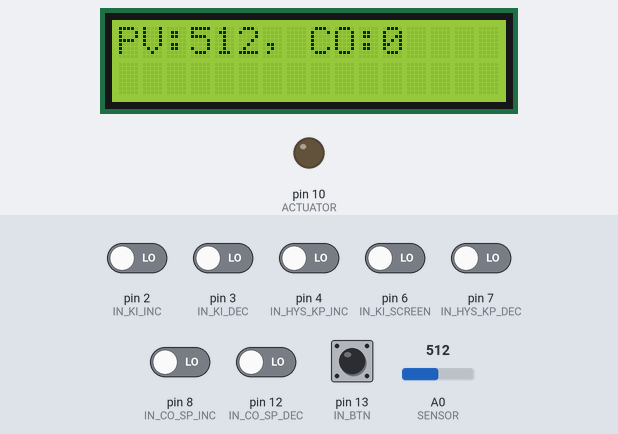
A sketch run on a simulated Arduino Uno, built with avr-gcc and run on an emulated ATmega328P. On the bench: 16×2 character LCD, output pins drawn as LEDs (lit = HIGH). The inputs (shaded band) are chosen by the test bench; at power-on: pin 2 (IN_KI_INC), pin 3 (IN_KI_DEC), pin 4 (IN_HYS_KP_INC), pin 6 (IN_KI_SCREEN), pin 7 (IN_HYS_KP_DEC), pin 8 (IN_CO_SP_INC), pin 12 (IN_CO_SP_DEC), pin 13 (IN_BTN) LOW, A0 (SENSOR) = 512. What the sketch prints to the serial monitor is not drawn.

Above: at 1.2 s.
1.3 s: pin 13 (IN_BTN) pulled HIGH for 1 s
At 2.8 s:
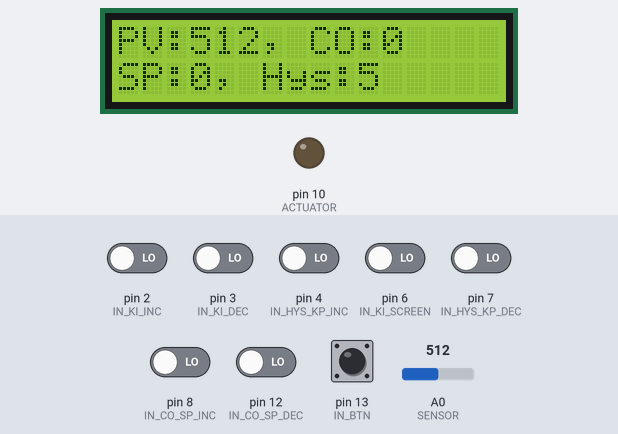
3.8 s: pin 4 (IN_HYS_KP_INC) driven HIGH
At 3.92 s:
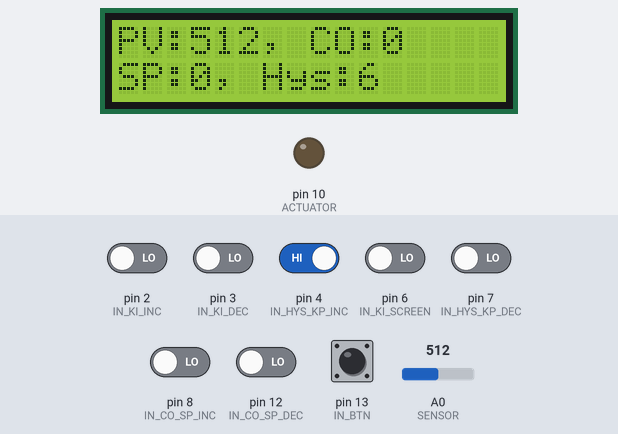
5.3 s: pin 8 (IN_CO_SP_INC) driven HIGH
At 5.48 s:
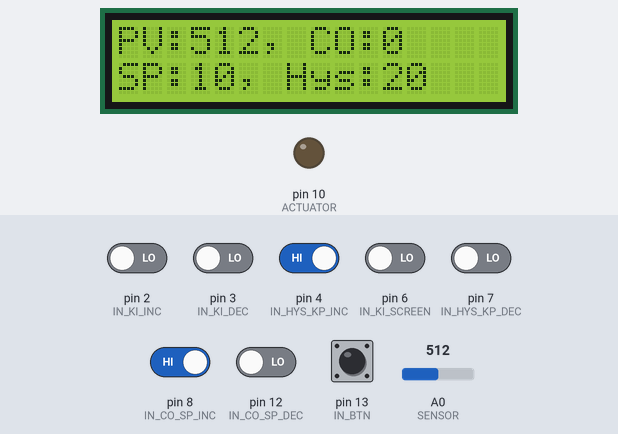
6.9 s: A0 (SENSOR) set to 341
At 7.0 s:
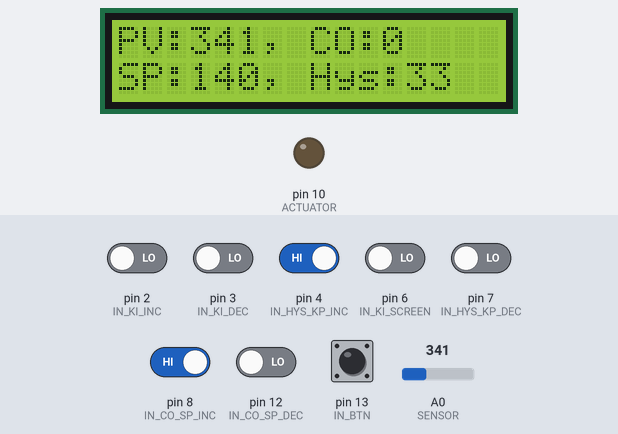
8.4 s: A0 (SENSOR) set to 314
At 9.73 s:
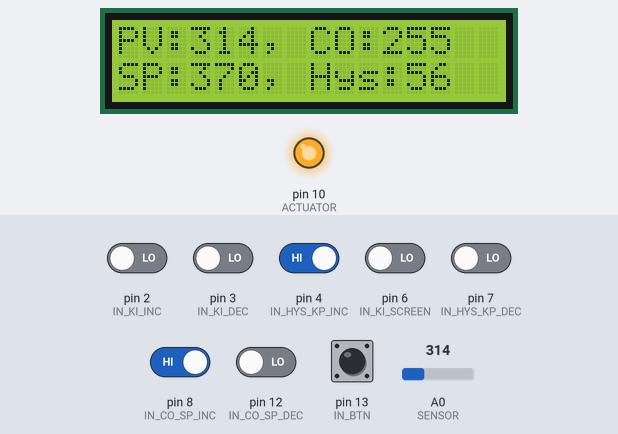
11.4 s: pin 13 (IN_BTN) pulled HIGH for 0.15 s
At 11.61 s:
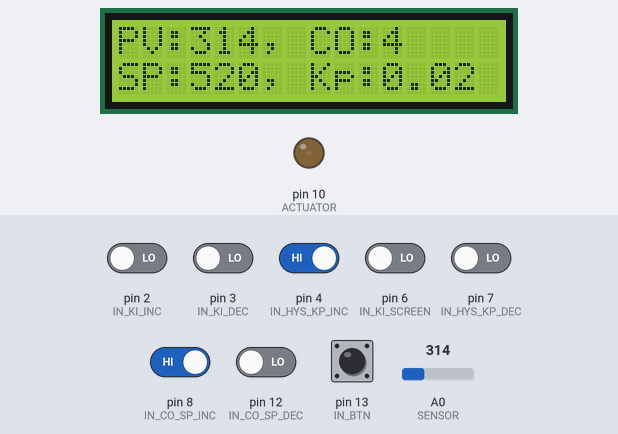
Timing chart, 0 to 14.9 s (numbered marks = the images above; inputs shaded):
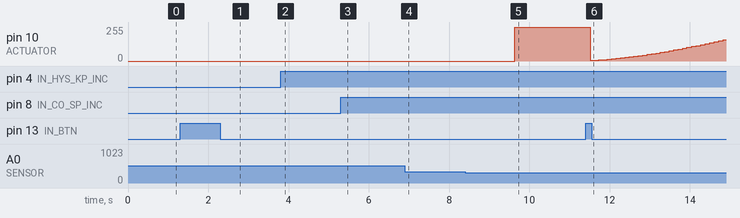

The sketch:

Manual__OnOff__P__PI_Control.ino
```cpp
/*  Process Control Operations: Temperature Loop
 *
 *  Through the use of various pushbuttons, the user can control the temperature
 *  loop with the aid of the arduino. It operates on one of four modes:
 *
 *    1. Manual Control
 *    2. On/Off Control
 *    3. P Control
 *    4. PI Control
 *
 *  Each mode will control the CO, to get the PV to the SP, with the use of
 *  other control operation variables (e.g., SP, hysteresis, Kp, Ti)
 *
 *  The wiring, schematic and simulation for this project can be found at:
 *  https://www.tinkercad.com/things/jNcjeUPqnLh
 *
 *  Create 15 May, 2022
 *  by Jonathan Purcell
 *
 *  This code, amoung others, can be found in the GitHub repository:
 *  https://github.com/jonathan0purcell/Electronic-Control-Project-Temperature-Loop
*/

// Library to use the I2C LCD functions
#include <LiquidCrystal_I2C.h>

// Defining the input and output pins
#define IN_BTN 13                   // Button to switch modes (0=manual, 1=on/off, 2=p, 3=pi)
#define IN_CO_SP_DEC 12             // Button to decrease the CO (when mode=1) or SP value (when mode=1 or 2 or 3)
#define IN_CO_SP_INC 8              // Button to increase the CO (when mode=1) or SP value (when mode=1 or 2 or 3)
#define IN_HYS_KP_DEC 7             // Button to decrease the Hysteresis (when mode=1) or Kp (when mode=2 or 3)
#define IN_HYS_KP_INC 4             // Button to increase the hysteresis (when mode=1) or Kp (when mode=2 or 3)
#define IN_KI_INC 2                 // Button to increase the Ki (when mode=3)
#define IN_KI_DEC 3                 // Button to decrease the Ki (when mode=3)
#define IN_KI_SCREEN 6              // Button to change the Ki mode screen
#define SENSOR A0                   // The LDR Sensor (Connected to analog pin)
#define ACTUATOR 10                 // The LED (Connected to digital PWM pin)

// Creating the LCD object using the I2C library
LiquidCrystal_I2C lcd(0x3F, 16, 2);

// Process control variables
int pv = 0;                         // The process variable of the process (LDR value)                    Range = 0 to 1023
int co = 0;                         // The controller output of the process (Brightness of LED)           Range = 0 to 255
int setpoint = 0;                   // The setpoint of the process (Brightness of the LED)                Range = 0 to 255
int hysteresis = 5;                // The hystersis of the on/off process
int error = 0;                      // The error of the p process
float kp = 0.01;                     // The p gain of the p(i) process (Float since can be a decimal value)
float ki = 0.01;                     // The i gain of the pi process (float since it can be decimal value)
int integralAction = 0;             // The accumulation of the error in pi
int mode = 0;                       // The currently selected control mode (0=Manual, 1=On/Off, 2=P)
bool kpModeSwitchScreens = false;

// Process control change variables (How much to change each variable when a pushbutton is pressed)
const int CO_CHANGE = 5;            // How much to change the controller output by when button is pressed
const int SP_CHANGE = 10;           // How much to change the setpoint by when button is pressed
const int HYSTERESIS_CHANGE = 1;    // How much to change the hysteresis when button is pressed
const float KP_CHANGE = 0.01;        // How much to change the p gain when button is pressed
const float KI_CHANGE = 0.01;

// To read button at intervals without interruption (Without using the delay function)
unsigned long previousMillis = 0;   // Will store last time the pushbutton state was read
const long interval = 100;          // Interval at which to read the input from buttons (in ms)

void setup() {
  // Begin the serial communication with a baud rate of 9600 bps
  Serial.begin(9600);

  // Initialization the LCD I2C properties
  lcd.init();                       // Starting the LCD
  lcd.clear();                      // Clearing the screen
  lcd.backlight();                  // Turning on the backlight

  // Set the LED PWM pin as output
  pinMode(ACTUATOR, OUTPUT);

  // Set the pushbuttons as inputs
  pinMode(IN_BTN, INPUT);
  pinMode(IN_CO_SP_DEC, INPUT);
  pinMode(IN_CO_SP_INC, INPUT);
  pinMode(IN_HYS_KP_DEC, INPUT);
  pinMode(IN_HYS_KP_INC, INPUT);
  pinMode(IN_KI_INC, INPUT);
  pinMode(IN_KI_DEC, INPUT);
  pinMode(IN_KI_SCREEN, INPUT);
}

void handleInputs() {
  /* Uses the the inputs/pushbuttons to set the process control variables
   *    Button 1: Controls the currently selected mode (0=manual, 1=on/off, 2=p)
   *    Button 2: Controls the decrement of CO (when mode=0) and SP (when mode=1 or 2)
   *    Button 3: Controls the increment of CO (when mode=0) and SP (when mode=1 or 2)
   *    Button 4: Controls the decrement of hysteresis (when mode=1) and Kp (when mode=2)
   *    Button 5: Controls the increment of hysteresis (when mode=1) and Kp (when mode=2) */

  // The current time
  unsigned long currentMillis = millis();

  // Read pushbutton state if the current time minus the last time
  // the pushbutton state was read is greater than the interval
  if (currentMillis - previousMillis >= interval) {
    // Set the previous time the pushbutton state was read
    // as the current time
    previousMillis = currentMillis;

    // [PB1] Change the process control mode if the first pushbutton is pressed
    // The mode can either be 0, 1, 2 or 3. If it goes higher it will go to 0
    if (digitalRead(IN_BTN) and mode < 3) {
      lcd.clear();
      mode += 1;
    } else if (digitalRead(IN_BTN)) {
      lcd.clear();
      mode = 0;
    }

    // [PB2] If the second pushbutton is pressed
    if (digitalRead(IN_CO_SP_DEC) and mode==0) {
      // Decrease CO if the mode is on manual (0)
      co -= CO_CHANGE;
    } else if (digitalRead(IN_CO_SP_DEC) and mode>=1) {
      // Decrease SP if the mode is on on/off (1) or P (2)
      setpoint -= SP_CHANGE;
    }

    // [PB3] If the third pushbutton is pressed
    if (digitalRead(IN_CO_SP_INC) and mode==0) {
      // Decrease CO if the mode is on manual (0)
      co += CO_CHANGE;
    } else if (digitalRead(IN_CO_SP_INC) and mode>=1) {
      // Decrease SP if the mode is on on/off (1) or P (2)
      setpoint += SP_CHANGE;
    }

    // [PB4] If the fourth button is pressed
    if (digitalRead(IN_HYS_KP_DEC) and mode==1) {
      // Decrease the hysteresis if the mode is on/off (1)
      hysteresis -= HYSTERESIS_CHANGE;
    } else if (digitalRead(IN_HYS_KP_DEC) and (mode==2 or mode==3)) {
      // Decrease the Kp if the mode is on p (2)
      kp -= KP_CHANGE;
    }

    // [PB5] If the fifth button is pressed
    if (digitalRead(IN_HYS_KP_INC) and mode==1) {
      // Increase the hysteresis if the mode is on/off (1)
      hysteresis += HYSTERESIS_CHANGE;
    } else if (digitalRead(IN_HYS_KP_INC) and (mode==2 or mode==3)) {
      // Increase the Kp if the mode is on p (2)
      kp += KP_CHANGE;
    }

    // [PB6] If the sixth button is pressed
    if (digitalRead(IN_KI_INC) and mode==3) {
      // Increase the Ki if the mode is pi (3)
      ki += KI_CHANGE;
      Serial.println("Test1");
    }

    // [PB7] If the seventh button is pressed
    if (digitalRead(IN_KI_DEC) and mode==3) {
      // Increase the Ki if the mode is pi (3)
      ki -= KI_CHANGE;
      Serial.println("Test2");
    }

    // [PB8] If the eight button is pressed
    if (digitalRead(IN_KI_SCREEN) and mode==3) {
      Serial.println("Button pressed");
      kpModeSwitchScreens = !kpModeSwitchScreens;
      lcd.clear();
    }
  }
}

void handleLCD() {
  /* Handles the clearning, printing and formatting of the LCD screen */

  // Resetting the cursor and clearing the screen
  lcd.setCursor(0, 0);

  // Print PV and CO in first row since all control strategies use it
  // (Won't need to paste 3 times)
  lcd.print("PV:");
  lcd.print(pv);
  lcd.print(", CO:");
  lcd.print(co);

  // Set the cursor to the second row (or else would just paste it twice)
  lcd.setCursor(0,1);

  switch(mode) {
    case 0:
      // Manual Control
      // (Already printed PV and CO above)
      break;
    case 1:
      // On/off Control
      lcd.print("SP:");
      lcd.print(setpoint);
      lcd.print(", Hys:");
      lcd.print(hysteresis);
      break;
    case 2:
      // P Control
      lcd.print("SP:");
      lcd.print(setpoint);
      lcd.print(", Kp:");
      lcd.print(kp);
      break;
    case 3:
      // PI Control
      if (kpModeSwitchScreens) {
        lcd.print("SP:");
        lcd.print(setpoint);
      } else {
        lcd.print("Kp:");
        lcd.print(kp, 2);
        lcd.print(", Ki:");
        lcd.print(ki, 2);
      }
      break;
  }
}

void handleSerialPrint() {
  // Regardless of the mode, they all print CO and PV
  Serial.print("CO = ");
  Serial.print(co);
  Serial.print("\t PV = ");
  Serial.print(pv);

  // If mode is 1 (on/off) or 2 (p control)
  if (mode != 0) {
    Serial.print("\t SP = ");
    Serial.print(setpoint);
  }

  // If the mode is 1 (on/off) print the hysteresis
  if (mode == 1) {
    Serial.print("\t Hys = ");
    Serial.print(hysteresis);
  }

  // If the mode is 2 (p control) or 3 (pi control) print the Kp
  if (mode == 2 or mode == 3) {
    Serial.print("\t Kp = ");
    Serial.print(kp);
  }

  // If the mode is 3 (pi control) print the Ki
  if (mode == 3) {
    Serial.print("\t Ki = ");
    Serial.print(ki);
  }

  // If the mode is 2 (p control) or 3 (pi control), print the error
  if (mode == 2 or mode == 3) {
    Serial.print("\t Error = ");
    Serial.print(error);
  }

  // Print a new line to seperate the lines
  Serial.println();
}

/* Control Strategies Functions */

void manualControl() {
  /* In manual control, the CO% is controlled, there's no SP, and it is open loop */
}

void onOffControl() {
  // In on/off control, the output is either fully on (if pv less than sp-hys)
  // or off (if pv is greater than sp+hys)
  if (pv <= (setpoint-hysteresis)) {
    co = 255;
  } else if (pv >= (setpoint+hysteresis)) {
    co = 0;
  }
}

void pControl() {
  error = setpoint - pv;                      // The error is the setpoint minus the process variable
  co = kp * error;                            // The controller output

  // Make sure the co doesn't go out of the limits
  if (co > 255) {
    co = 255;
  } else if (co < 0) {
    co = 0;
  }
}

void piControl() {
  error = setpoint - pv;                      // The error is the setpoint minus the process variable
  integralAction = (integralAction + error);  // The accumulation of the error in pi
  co = (kp * error) + (integralAction * ki);  // The controller output

  // Make sure the co doesn't go out of the limits
  if (co > 255) {
    co = 255;
  } else if (co < 0) {
    co = 0;
  }
}

void loop() {
  // Handle the input/pushbuttons (To control CO, SP, Hysterisus and Kp depending on mode)
  handleInputs();

  // Since all functions update PV, may as well put it here to avoid repeating
  // Read the analog value of the LDR sensor and put it in PV
  pv = analogRead(SENSOR);

  // Each mode has a corresponding function to control/calculate the CO
  switch (mode) {
    case 0:
      // Function doesn't actually do anything
      // since the handleInputs() functions controls the CO
      manualControl();
      break;
    case 1:
      // Changes the CO based on PV
      onOffControl();
      break;
    case 2:
      // Changes the CO based on error
      pControl();
      break;
    case 3:
      // Changes CO based on
      piControl();
      break;
  }

  // Write the co value (modified by the above functions) to the LED
  // Putting this here so I don't have to repeat it in every function
  analogWrite(ACTUATOR, co);

  // Handles clearing, printing and formatting of the serial monitor
  // No point in repeating Serial.print for the same thing in every function
  handleSerialPrint();

  // Handles the clearing, printing, and formatting of the variables on the LCD
  // Function is called after since you want to update the process varibles beforehand
  handleLCD();
}
```

Measured:
- the behaviour switches between 333 and 332 on A0 (SENSOR) (found by bisection; images 4 and 5)
- after the input at 1.3 s, the display: changes after 0.09 s (image 1)
- after the input at 3.8 s, the display: changes after 0.07 s (image 2)
- after the input at 8.4 s, pin 10 (ACTUATOR): 0/255 → 255/255 after 1.2 s instead of 1.6 s
- after the input at 11.4 s, pin 10 (ACTUATOR): 255/255 → 4/255 after 0.11 s, → 6/255 0.10 s later, → 9/255 0.11 s later, → 11/255 0.11 s later, … (31 changes in this stretch); the display: first differs from a run without the input after 0.16 s (image 6)
